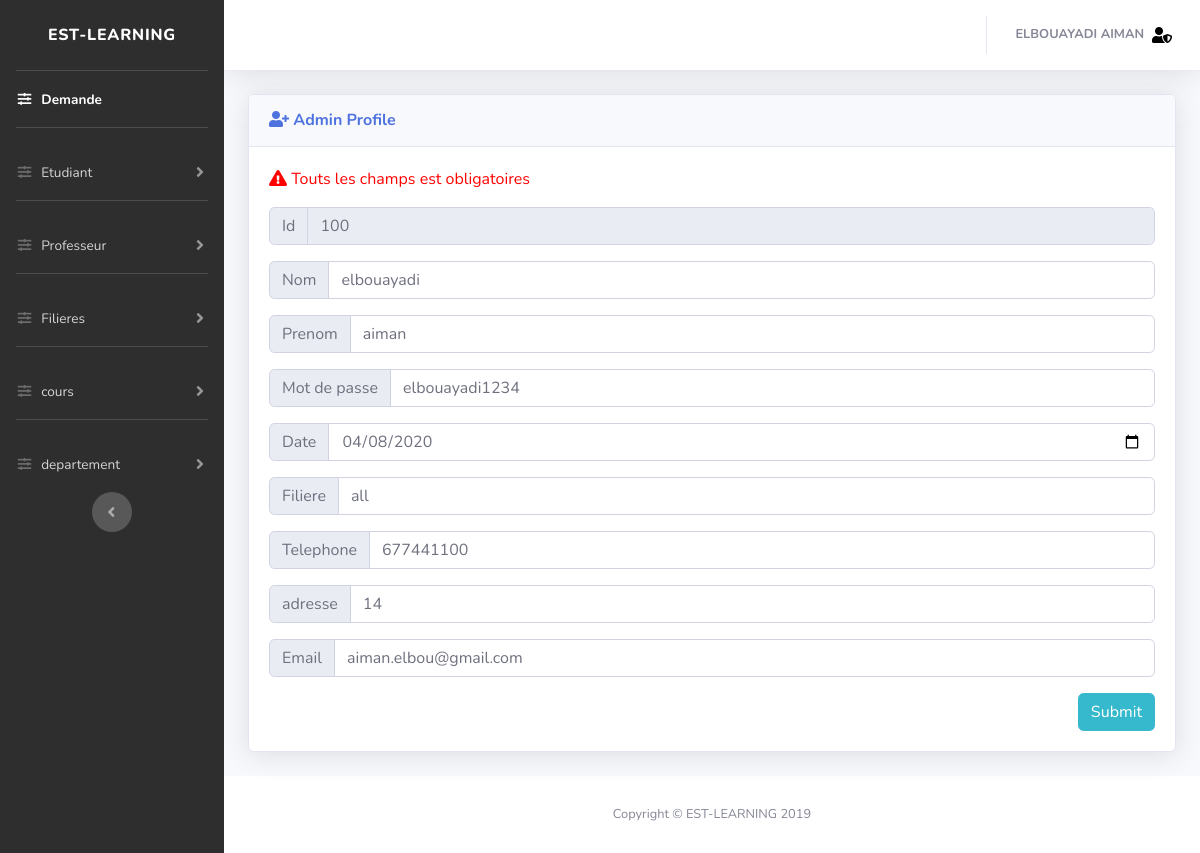
/website/dash/Profile.php (signed in), run on the app's committed database.
### tables this page shows
CREATE TABLE IF NOT EXISTS `user` (
  `id_user` int(11) NOT NULL AUTO_INCREMENT,
  `nom_user` mediumtext NOT NULL,
  `prenom_user` mediumtext NOT NULL,
  `date_naiss_user` date NOT NULL,
  `num_tele_user` text NOT NULL,
  `filiere_user` varchar(6) NOT NULL,
  `email_user` text NOT NULL,
  `mdps_user` text NOT NULL,
  `adresse_user` text NOT NULL,
  `type_user` enum('etudiant','professeur','admin') DEFAULT NULL,
  PRIMARY KEY (`id_user`),
  KEY `filiere_user` (`filiere_user`)
);

### website/dash/traitement/function.php (called while the page is built, shortened)
<?php
	function connecte(){
					try{
						$db = new PDO('mysql:host=localhost:3308;dbname=elearning;charset=utf8','root','');
						$db->setAttribute(PDO::ATTR_DEFAULT_FETCH_MODE, PDO::FETCH_ASSOC);
						$db->query("SET NAMES utf8mb4");
					}catch(PDOException $e){
					}
					return $db;
				}
	function PDO($query,$array){
					$db = connecte();
					$stm = $db->prepare($query);
					$i=1;
					reset($array);
					while($frt = current($array)){
							$stm->bindValue($i,$frt);
							next($array);
							$i++;
						}
					$stm->execute();
					return $stm;
	}
?>

### website/dash/profile.php (the view, shortened to what this page needs)
<!DOCTYPE html>
<html lang="en">
<head>
  <link href="vendor/fontawesome-free/css/all.min.css" rel="stylesheet" type="text/css">
  <link href="css/sb-admin-2.min.css" rel="stylesheet">
  <link href="vendor/datatables/dataTables.bootstrap4.min.css" rel="stylesheet">
  <link href="css/style.css" rel="stylesheet">
</head>
<body id="page-top">
 <?php
include("dashboard.php");
include("traitement/function.php");
if(isset($_SESSION['id_user'])){
$id = $_SESSION['id_user'];
$sql = "SELECT * FROM `user` WHERE id_user=? and type_user='admin'";
$value = array($id);
$result = PDO($sql,$value);
    if($result->rowCount()!=0)  {
            while($row = $result->fetch())
                {
                  $nom = $row['nom_user'] ;
                  $prenom = $row['prenom_user'] ;
                  $mdps = $row['mdps_user'] ;
                  $date_naiss = $row['date_naiss_user'] ;
                  $telephone = $row['num_tele_user'] ;
                  $email = $row['email_user'] ;
                  $filiere = $row['filiere_user'] ;
                  $adresse = $row['adresse_user'];
                }
    }
}
 ?>
 <div class="container-fluid">
          <div class="card shadow mb-4">
            <div class="card-header py-3">
              <h6 class="m-0 font-weight-bold text-primary"><i class="fas fa-user-plus"></i> Admin Profile</h6>
            </div>
            <div class="card-body">
              <div class="table-responsive">
             <?php echo '<form action="traitement/modifyuser.php?id='.$id.'" method="POST" id="formajout">'?>
                <p class="sup2"><i class="fas fa-exclamation-triangle"></i> Touts les champs est obligatoires</p>
                <div class="input-group mb-3">
                  <div class="input-group-prepend">
                    <span class="input-group-text" id="inputGroup-sizing-default">Id</span>
                  </div>
                  <input type="number" name="code_massar" class="form-control" required="required" aria-label="Sizing example input" aria-describedby="inputGroup-sizing-default" <?php  echo 'value="'.$id.'"'; ?> disabled>
                </div>
                <div class="input-group mb-3">
                  <div class="input-group-prepend">
                    <span class="input-group-text" id="inputGroup-sizing-default">Nom</span>
                  </div>
                  <input type="text" name="nom" class="form-control" required="required" aria-label="Sizing example input" aria-describedby="inputGroup-sizing-default" <?php echo 'value="'.$nom.'"'; ?>>
                </div>
                <div class="input-group mb-3">
                  <div class="input-group-prepend">
                    <span class="input-group-text" id="inputGroup-sizing-default">Prenom</span>
                  </div>
                  <input type="text" name="prenom" class="form-control" required="required" aria-label="Sizing example input" aria-describedby="inputGroup-sizing-default" <?php echo 'value="'.$prenom.'"'; ?>>
                </div>
                <div class="input-group mb-3">
                  <div class="input-group-prepend">
                    <span class="input-group-text" id="inputGroup-sizing-default">Mot de passe</span>
                  </div>
                  <input type="text" name="mdps" class="form-control" required="required" aria-label="Sizing example input" aria-describedby="inputGroup-sizing-default" <?php echo 'value="'.$mdps.'"'; ?>>
                </div>
                <div class="input-group mb-3">
                  <div class="input-group-prepend">
                    <span class="input-group-text" id="inputGroup-sizing-default">Date</span>
                  </div>
                  <input type="date" name="date_naiss" class="form-control" required="required" aria-label="Sizing example input" aria-describedby="inputGroup-sizing-default" <?php  echo 'value="'.$date_naiss.'"';?>>
                </div>
                <div class="input-group mb-3">
                        <div class="input-group-prepend">
                        <span class="input-group-text" id="inputGroup-sizing-default">Filiere</span>
                        </div>
                        <input type="text" name="filiere" placeholder="ex : GI" class="form-control" required="required" aria-label="Sizing example input" aria-describedby="inputGroup-sizing-default" <?php  echo 'value="'.$filiere.'"'; ?>>
                </div>
                <div class="input-group mb-3">
                  <div class="input-group-prepend">
                    <span class="input-group-text" id="inputGroup-sizing-default">Telephone</span>
                  </div>
                  <input type="number" name="telephone" placeholder="06********" class="form-control" required="required" aria-label="Sizing example input" aria-describedby="inputGroup-sizing-default" <?php  echo 'value="'.$telephone.'"'; ?>>
                </div>
                <div class="input-group mb-3">
                  <div class="input-group-prepend">
                    <span class="input-group-text" id="inputGroup-sizing-default">adresse</span>
                  </div>
                  <input type="text" name="adresse" placeholder="Adresse..." class="form-control" required="required" aria-label="Sizing example input" aria-describedby="inputGroup-sizing-default" <?php echo 'value="'.$adresse.'"'; ?>>
                </div>
                <div class="input-group mb-3">
                  <div class="input-group-prepend">
                    <span class="input-group-text" id="inputGroup-sizing-default">Email</span>
                  </div>
                  <input type="email" name="email" placeholder="exemple@domain.com" class="form-control" required="required" aria-label="Sizing example input" aria-describedby="inputGroup-sizing-default" <?php  echo 'value="'.$email.'"'; ?>>
                </div>
                <input type="submit" name="submit" class="btn btn-info float-right">
                  </form>
              </div>
            </div>
          </div>
        </div>
      </div>
      <footer class="sticky-footer bg-white">
        <div class="container my-auto">
          <div class="copyright text-center my-auto">
            <span>Copyright &copy; EST-LEARNING 2019</span>
          </div>
        </div>
      </footer>
    </div>
  </div>
</body>
</html>

### website/dash/css/style.css (style rules this page uses)
.sup2 { color: red; }

### data on the page
user: nom "elbouayadi", prenom "aiman", mdps "elbouayadi1234", date_naiss "04/08/2020", filiere "all", telephone "677441100", adresse "14", email "aiman.elbou@gmail.com"

### other printed values
$_SESSION['nom'] "ELBOUAYADI AIMAN"
